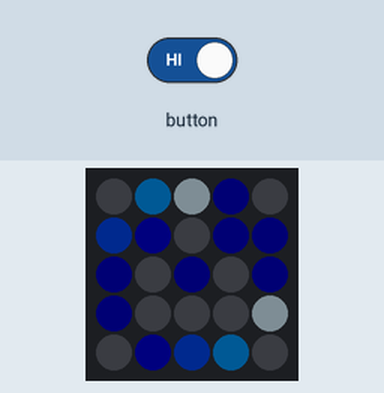
The program below on a simulated ESP32. On the bench: 5×5 RGB LED matrix (first LED top left, wired row by row). Inputs (shaded band) come from the test bench. Dim RGB values are drawn brighter than linear.

Above: at 0.29 s.
At 0.71 s:
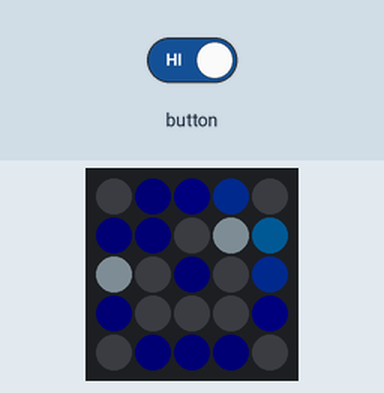
At 1.2 s:
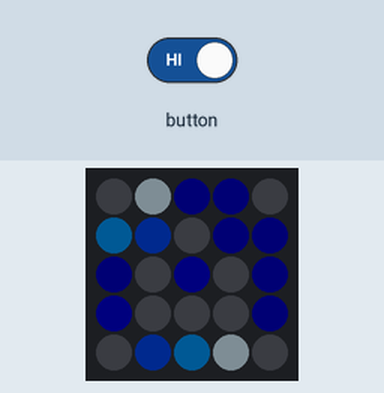

The program:

main.cpp
```cpp
/**
 * NTT ダイナミックループ アニメーション
 * ATOM Matrix (M5Stack) 5×5 LED Matrix
 *
 * LED 座標系 (x, y):  (0,0)=左上, (4,4)=右下
 *
 * 形状 (ユーザー指定):
 *   . X X X .   row 0
 *   X X . X X   row 1  ← (1,1)(3,1) = 内側ピクセル
 *   X . X . X   row 2  ← (2,2)      = 中心ピクセル
 *   X . . . X   row 3
 *   . X X X .   row 4
 *
 * ループ構成 (figure-8):
 *   上ループ(時計回り): 上辺 → (4,1) → 内側対角(3,1)(2,2)(1,1) → (0,1)
 *   下ループ(反時計回り): (0,2) → 左側↓ → 下辺→ → 右側↑ → (4,1)
 *   交差点: (4,1) = 両ループが同フレームに到着
 *
 * ボタン: 速度切り替え
 */

#include "M5Atom.h"

// ---- 定数 ----------------------------------------------------------------

static constexpr int LOOP_LEN = 8;
static constexpr int TAIL_LEN = 3;

static const int SPEEDS[]  = {160, 100, 65, 40};
static const int SPEED_NUM = 4;

// ---- 形状・経路定義 -------------------------------------------------------

// 全ピクセル (15個)
static const int8_t SHAPE[15][2] = {
  {1,0},{2,0},{3,0},           // row 0
  {0,1},{1,1},{3,1},{4,1},     // row 1
  {0,2},{2,2},{4,2},           // row 2
  {0,3},{4,3},                 // row 3
  {1,4},{2,4},{3,4}            // row 4
};

/**
 * 上ループ経路 (時計回り, 8ステップ)
 *
 *   . 0→1→2 .
 *   7       3
 *   . 6↖ . ↘4 .   ← 内側対角を通る
 *   .       .
 *   .       .
 *
 * (4,1) = step 3 が下ループとの交差点
 */
static const int8_t TOP_LOOP[LOOP_LEN][2] = {
  {1,0},{2,0},{3,0},{4,1},   // 上辺→右 (step 0-3)
  {3,1},{2,2},{1,1},{0,1}    // 内側対角←左 (step 4-7)
};

/**
 * 下ループ経路 (反時計回り, 8ステップ)
 *
 *   .       .
 *   0       7 ← (4,1) = step 7 が上ループとの交差点
 *   1       6
 *   2       5
 *   . 3→4→5→ .
 *
 * 上ループ step 3 と同フレームに step 7=(4,1) に到達
 */
static const int8_t BOT_LOOP[LOOP_LEN][2] = {
  {0,2},{0,3},{1,4},{2,4},   // 左側↓→下辺 (step 0-3)
  {3,4},{4,3},{4,2},{4,1}    // 下辺→右側↑ (step 4-7)
};

// ---- カラーパレット --------------------------------------------------------

static const CRGB COL_HEAD    = CRGB(210, 240, 255);
static const CRGB COL_TAIL[TAIL_LEN] = {
  CRGB(  0, 150, 255),
  CRGB(  0,  55, 180),
  CRGB(  0,  10,  50),
};
static const CRGB COL_BG = CRGB(0, 0, 18);

// ---- ユーティリティ -------------------------------------------------------

static inline int ledIdx(int x, int y) { return y * 5 + x; }

static void setPixel(int x, int y, CRGB color) {
  M5.dis.drawpix(ledIdx(x, y), color);
}

// ---- コメット描画 ---------------------------------------------------------

static void drawComet(const int8_t path[][2], int head) {
  for (int t = TAIL_LEN; t >= 1; t--) {
    int s = (head - t + LOOP_LEN) % LOOP_LEN;
    setPixel(path[s][0], path[s][1], COL_TAIL[t - 1]);
  }
  setPixel(path[head][0], path[head][1], COL_HEAD);
}

// ---- グローバル状態 -------------------------------------------------------

static int step     = 0;
static int speedIdx = 1;

// ---- Arduino エントリポイント --------------------------------------------

void setup() {
  M5.begin(true, false, true);
  delay(50);
  M5.dis.setBrightness(50);
}

void loop() {
  M5.update();

  if (M5.Btn.wasPressed()) {
    speedIdx = (speedIdx + 1) % SPEED_NUM;
  }

  // 1. 全消灯
  for (int i = 0; i < 25; i++) {
    M5.dis.drawpix(i, CRGB::Black);
  }

  // 2. 形状を背景色で表示
  for (int i = 0; i < 15; i++) {
    setPixel(SHAPE[i][0], SHAPE[i][1], COL_BG);
  }

  // 3. 下ループのコメットを先に描画 (上ループが交差点で上書き)
  drawComet(BOT_LOOP, (step + 4) % LOOP_LEN);

  // 4. 上ループのコメットを後から描画
  //    offset=4: 上 step3=(4,1) と 下 step7=(4,1) が同フレームに交差
  drawComet(TOP_LOOP, step % LOOP_LEN);

  step++;
  delay(SPEEDS[speedIdx]);
}
```
